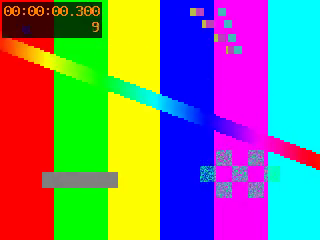
#> input picture frame 9 of test_video.mp4, 320 x 240 px
$ python test_coreml_models.py
#> lines starting #> are read from the running program, lines starting #| are printed output that depends on the picture
#> (the call stopped at in test_models, `fastdvd_model = ct.models.MLModel("FastDVDnet.mlpackage")`: coremltools is not available in this run)
#!/usr/bin/env python3
"""
Тестируем CoreML модели напрямую
"""
import coremltools as ct
import numpy as np
import cv2

def test_models():
    print("🧪 Тестирование CoreML моделей...")

    # FastDVDnet
    try:
        print("\n1️⃣ Тестирую FastDVDnet...")
        fastdvd_model = ct.models.MLModel("FastDVDnet.mlpackage")

        # Создаем тестовый вход [1, 15, 256, 256]
        test_input = np.random.rand(1, 15, 256, 256).astype(np.float32)
        input_dict = {"noisy": test_input}

        # Предсказание
        output = fastdvd_model.predict(input_dict)
        output_array = output["denoised"]

        print(f"✅ FastDVDnet: {test_input.shape} -> {output_array.shape}")

    except Exception as e:
        print(f"❌ FastDVDnet ошибка: {e}")

    # RealBasicVSR
    try:
        print("\n2️⃣ Тестирую RealBasicVSR...")
        rbv_model = ct.models.MLModel("RealBasicVSR_x2.mlpackage")

        # Создаем тестовый вход [1, 3, 256, 256]
        test_input = np.random.rand(1, 3, 256, 256).astype(np.float32)
        input_dict = {"input": test_input}

        # Предсказание
        output = rbv_model.predict(input_dict)
        output_array = output["output"]

        print(f"✅ RealBasicVSR: {test_input.shape} -> {output_array.shape}")

    except Exception as e:
        print(f"❌ RealBasicVSR ошибка: {e}")

def test_video_frame():
    """Тест с реальным кадром"""
    try:
        print("\n🎬 Тест с реальным видео кадром...")

        # Извлекаем один кадр из тестового видео
        cap = cv2.VideoCapture("test_video.mp4")
        ret, frame = cap.read()
#> frame is the input picture: shape (240, 320, 3); mean B, G, R 127.1, 124.1, 121.6
        cap.release()

        if not ret:
            print("❌ Не удалось прочитать кадр")
            return

        # Подготавливаем кадр для RealBasicVSR
        h, w = frame.shape[:2]
#> h = 240; w = 320
        print(f"Исходный кадр: {w}x{h}")
#| Исходный кадр: 320x240

        # Изменяем размер до 256x256 для совместимости с моделью
        frame_resized = cv2.resize(frame, (256, 256))
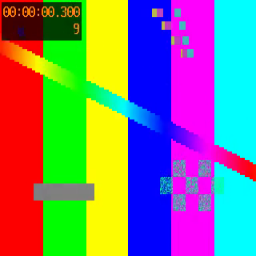
#> frame_resized: shape (256, 256, 3); mean B, G, R 127, 124.1, 121.6

        # BGR -> RGB и нормализация
        frame_rgb = cv2.cvtColor(frame_resized, cv2.COLOR_BGR2RGB).astype(np.float32) / 255.0
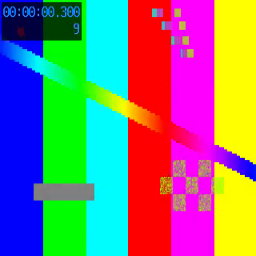
#> frame_rgb: shape (256, 256, 3) float32; mean B, G, R 0.477, 0.487, 0.498

        # HWC -> NCHW
        frame_tensor = np.transpose(frame_rgb, (2, 0, 1))[np.newaxis, ...]

        # Загружаем RealBasicVSR
        rbv_model = ct.models.MLModel("RealBasicVSR_x2.mlpackage")

        # Предсказание
        input_dict = {"input": frame_tensor}
        output = rbv_model.predict(input_dict)
        output_array = output["output"]

        print(f"✅ Реальный тест: {frame_tensor.shape} -> {output_array.shape}")

        # NCHW -> HWC
        output_image = np.transpose(output_array[0], (1, 2, 0))
        output_image = np.clip(output_image * 255, 0, 255).astype(np.uint8)

        # RGB -> BGR
        output_bgr = cv2.cvtColor(output_image, cv2.COLOR_RGB2BGR)

        # Сохраняем результат
        cv2.imwrite("test_upscaled_frame.png", output_bgr)
        print(f"✅ Сохранен результат: test_upscaled_frame.png ({output_bgr.shape[1]}x{output_bgr.shape[0]})")

    except Exception as e:
        print(f"❌ Ошибка теста с кадром: {e}")

if __name__ == "__main__":
    test_models()
    test_video_frame()
#> (the call stopped at in test_video_frame, `rbv_model = ct.models.MLModel("RealBasicVSR_x2.mlpackage")`: coremltools is not available in this run)

$ run again, starting later in the video
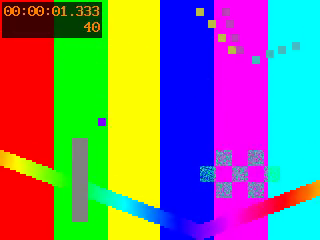
#> input picture frame 40 of test_video.mp4, 320 x 240 px
#> in test_video_frame, frame is the input picture: shape (240, 320, 3); mean B, G, R 127.1, 122.8, 123.3
#| Исходный кадр: 320x240
#> in test_video_frame, `frame_resized = cv2.resize(frame, (256, 256))`:
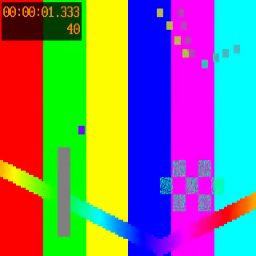
#> frame_resized: shape (256, 256, 3); mean B, G, R 127.1, 122.8, 123.3
#> in test_video_frame, `frame_rgb = cv2.cvtColor(frame_resized, cv2.COLOR_BGR2RGB).astype(np.f..`:
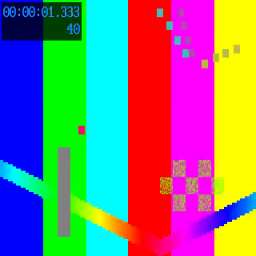
#> frame_rgb: shape (256, 256, 3) float32; mean B, G, R 0.483, 0.482, 0.498
